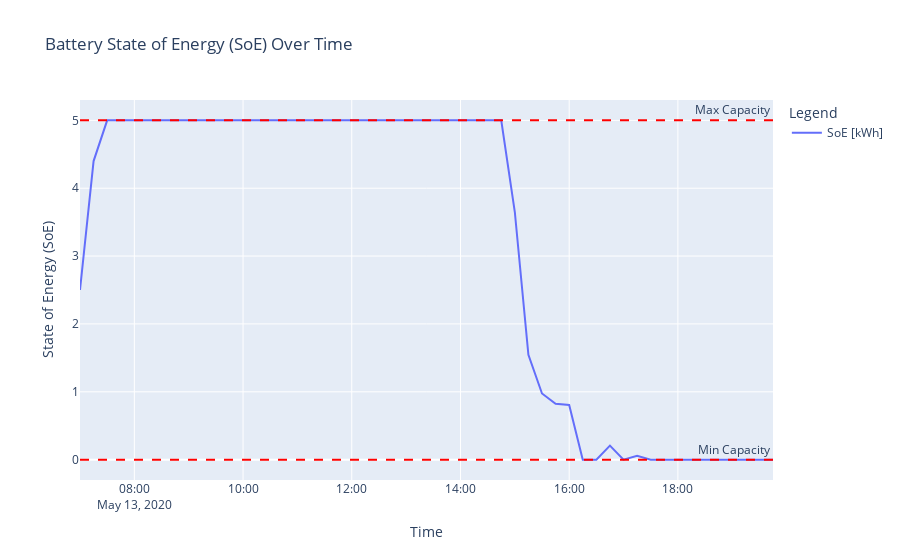

The notebook cell this image was saved under:
### Code cell
ev2.plot_battery_soe(max_soe=5.0)

### Figure 1 — Plotly figure (JSON) as saved in the notebook; plotly's stock layout.template omitted (floating-point values rounded to 4 significant figures)
{"data": [{"mode": "lines", "name": "SoE [kWh]", "type": "scatter", "x": ["2020-05-13T07:00:00+00:00", "2020-05-13T07:15:00+00:00", "2020-05-13T07:30:00+00:00", "2020-05-13T07:45:00+00:00", "2020-05-13T08:00:00+00:00", "2020-05-13T08:15:00+00:00", "2020-05-13T08:30:00+00:00", "2020-05-13T08:45:00+00:00", "2020-05-13T09:00:00+00:00", "2020-05-13T09:15:00+00:00", "2020-05-13T09:30:00+00:00", "2020-05-13T09:45:00+00:00", "2020-05-13T10:00:00+00:00", "2020-05-13T10:15:00+00:00", "2020-05-13T10:30:00+00:00", "2020-05-13T10:45:00+00:00", "2020-05-13T11:00:00+00:00", "2020-05-13T11:15:00+00:00", "2020-05-13T11:30:00+00:00", "2020-05-13T11:45:00+00:00", "2020-05-13T12:00:00+00:00", "2020-05-13T12:15:00+00:00", "2020-05-13T12:30:00+00:00", "2020-05-13T12:45:00+00:00", "2020-05-13T13:00:00+00:00", "2020-05-13T13:15:00+00:00", "2020-05-13T13:30:00+00:00", "2020-05-13T13:45:00+00:00", "2020-05-13T14:00:00+00:00", "2020-05-13T14:15:00+00:00", "2020-05-13T14:30:00+00:00", "2020-05-13T14:45:00+00:00", "2020-05-13T15:00:00+00:00", "2020-05-13T15:15:00+00:00", "2020-05-13T15:30:00+00:00", "2020-05-13T15:45:00+00:00", "2020-05-13T16:00:00+00:00", "2020-05-13T16:15:00+00:00", "2020-05-13T16:30:00+00:00", "2020-05-13T16:45:00+00:00", "2020-05-13T17:00:00+00:00", "2020-05-13T17:15:00+00:00", "2020-05-13T17:30:00+00:00", "2020-05-13T17:45:00+00:00", "2020-05-13T18:00:00+00:00", "2020-05-13T18:15:00+00:00", "2020-05-13T18:30:00+00:00", "2020-05-13T18:45:00+00:00", "2020-05-13T19:00:00+00:00", "2020-05-13T19:15:00+00:00", "2020-05-13T19:30:00+00:00", "2020-05-13T19:45:00+00:00"], "y": [2.5, 4.4, 5.0, 5.0, 5.0, 5.0, 5.0, 5.0, 5.0, 5.0, 5.0, 5.0, 5.0, 5.0, 5.0, 5.0, 5.0, 5.0, 5.0, 5.0, 5.0, 5.0, 5.0, 5.0, 5.0, 5.0, 5.0, 5.0, 5.0, 5.0, 5.0, 5.0, 3.649, 1.544, 0.9751, 0.8228, 0.8049, 0.0, 0.0, 0.2068, 0.0, 0.0557, 0.0, 0.0, 0.0, 0.0, 0.0, 0.0, 0.0, 0.0, 0.0, 0.0]}], "layout": {"annotations": [{"showarrow": false, "text": "Min Capacity", "x": 1, "xanchor": "right", "xref": "x domain", "y": 0, "yanchor": "bottom", "yref": "y"}, {"showarrow": false, "text": "Max Capacity", "x": 1, "xanchor": "right", "xref": "x domain", "y": 5, "yanchor": "bottom", "yref": "y"}], "legend": {"title": {"text": "Legend"}}, "shapes": [{"line": {"color": "red", "dash": "dash"}, "type": "line", "x0": 0, "x1": 1, "xref": "x domain", "y0": 0, "y1": 0, "yref": "y"}, {"line": {"color": "red", "dash": "dash"}, "type": "line", "x0": 0, "x1": 1, "xref": "x domain", "y0": 5, "y1": 5, "yref": "y"}], "showlegend": true, "title": {"text": "Battery State of Energy (SoE) Over Time"}, "xaxis": {"title": {"text": "Time"}}, "yaxis": {"range": [-0.3, 5.3], "title": {"text": "State of Energy (SoE)"}}}}
